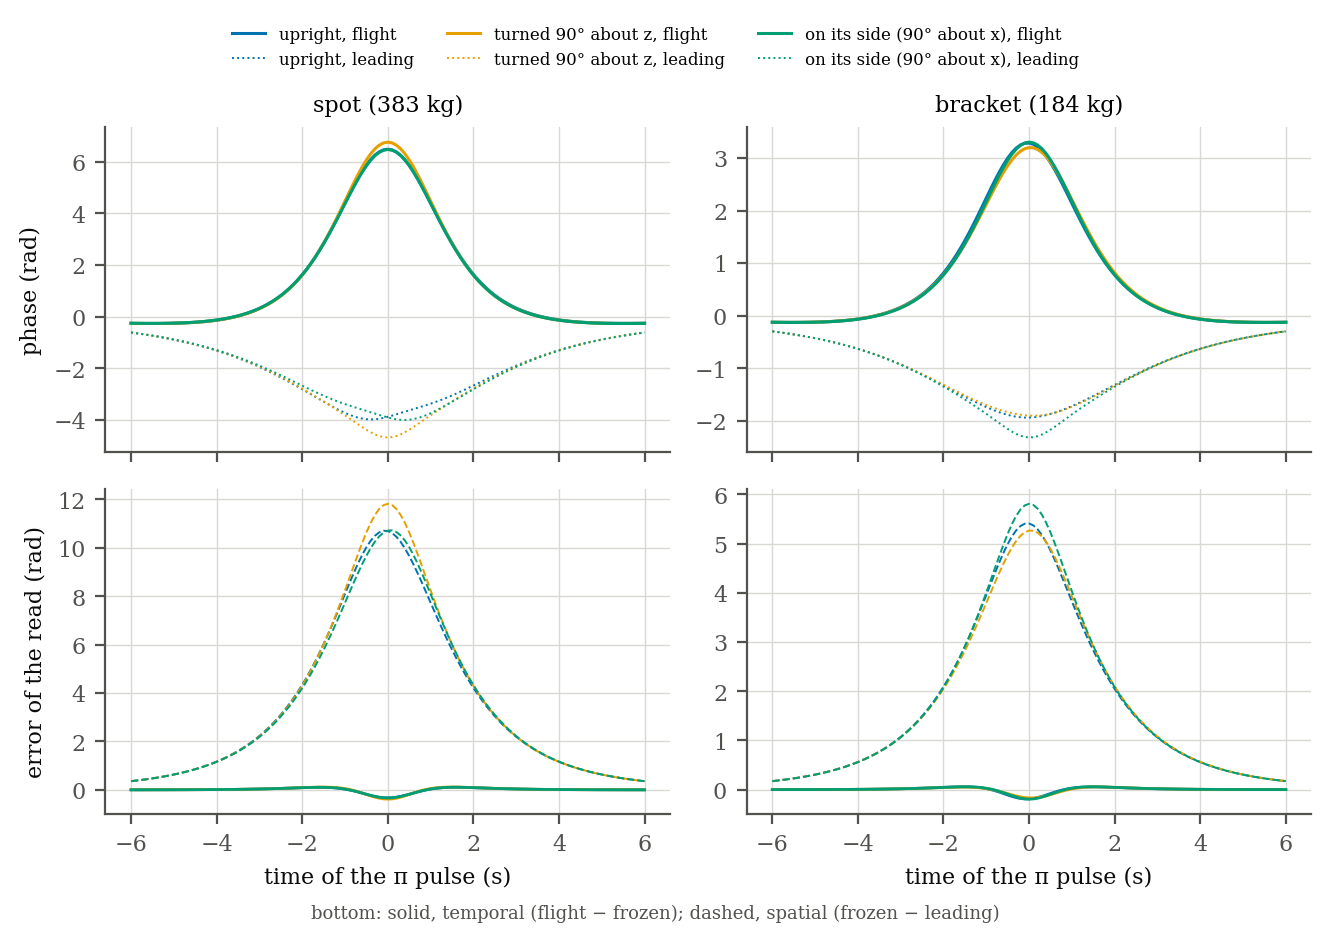

Reproduce this figure in Python.
"""The paper's walk-past (Fig. 13c–d, Table 7) with the real phase, and where the instantaneous read holds.

    python walkpast.py map               # map.json: point-mass passes over speed × distance (C4)
    python walkpast.py bodies [names]    # walkpast-<name>.json: Spot, the CAD part, the bunny, 3 poses
    python walkpast.py effheight [names] # adds the read at the arms' effective height to those jsons
    python walkpast.py plot              # walkpast.pdf/.png, map.pdf/.png, walkpast.md

Geometry as the paper's (`exact-skin-and-partial-fill/shapes/exact.py passby`): each mesh (1 m largest
extent, ρ = 2700 kg/m³) with its centre of mass level with the lower launch point, 2 m from the
tower's axis, walking at 1.4 m/s along y; three poses. For each shot whose π pulse is at time t:

    flight   Cavendish's flight integral, body moving during the shot (crosschecked: C1)
    frozen   the same integral, body frozen where it is at t
    leading  k_eff T² [g_z(0, 0, Δr) − g_z(0, 0, 0)] with the body where it is at t (the paper's)

Quadrature: Gauss order 6, panels ≤ 0.1 s, the engine's default rule (against order 16 at 0.01 s it
is off by 3e-13 relative on the point-mass walk). The bunny (69 664 triangles) is read every 0.2 s
over ±5 s, the others every 0.1 s over ±6 s.
"""

from __future__ import annotations

import json
import sys
import time
from dataclasses import replace
from pathlib import Path

import matplotlib.pyplot as plt
import numpy as np

import flight as F
import style as S

HERE = Path(__file__).resolve().parent
sys.path.insert(0, str(HERE.parent / "exact-skin-and-partial-fill" / "shapes"))
import shapes_lib as L  # noqa: E402

INS = replace(F.AION10, order = 6, panel = 0.1)
SPEED, OFFSET = 1.4, 2.0
TIMES = np.round(np.arange(-6.0, 6.0 + 1e-9, 0.1), 10)
TIMES_FOR = {"bunny": np.round(np.arange(-5.0, 5.0 + 1e-9, 0.2), 10)}
POSES = {"upright": np.eye(3), "turned 90° about z": L.rot_about(np.array([0, 0, 1.0]), 90.0),
         "on its side (90° about x)": L.rot_about(np.array([1.0, 0, 0]), 90.0)}
BODIES = ["spot", "bracket", "bunny"]
Z_EFF = F.effective_height(INS)
TOWER = np.zeros(3)


# ======================================= POINT-MASS MAP =======================================


def _three_reads(pot: F.Potential, fld: F.Field, times: np.ndarray, ins: F.Instrument = INS
                 ) -> tuple[np.ndarray, np.ndarray, np.ndarray]:
    fl = np.array([F.flight_phase(pot, ins, TOWER, t - ins.half) for t in times])
    fr = np.array([F.frozen_phase(pot, ins, TOWER, t - ins.half) for t in times])
    le = np.array([F.leading_phase(fld, ins, TOWER, t) for t in times])
    return fl, fr, le


def point_map() -> None:
    """A point mass (mass cancels in every ratio) passing along y at speed v, closest approach d
    horizontally, level with the lower launch point (z = 0) or midway (z = 5 m)."""
    speeds = np.geomspace(0.1, 30.0, 16)
    dists = np.array([1.0, 1.5, 2.0, 3.0, 5.0, 7.0, 10.0, 20.0])
    out: dict[str, object] = {"speeds_m_s": speeds.tolist(), "distances_m": dists.tolist(), "z": {}}
    law_checks = []
    for z in (0.0, 5.0):
        temporal = np.zeros((len(dists), len(speeds)))
        temporal_peak = np.zeros_like(temporal)
        spatial = np.zeros(len(dists))
        spatial_eff = np.zeros(len(dists))
        for i, d in enumerate(dists):
            for j, v in enumerate(speeds):
                span = 6.0 * max(d, 2.0) / v  # the pass, six closest-approach times either side
                dt = min(span / 120.0, 0.25 * max(d, 2.0) / v)
                ts = np.arange(-span, span + 1e-12, dt)
                path = F.straight(np.array([d, 0.0, z]), np.array([0.0, v, 0.0]))
                fl, fr, le = _three_reads(F.point_potential(1.0, path), F.point_field(1.0, path), ts)
                peak = int(np.argmax(np.abs(fr)))
                scale = float(np.abs(fr).max())
                temporal[i, j] = float(np.abs(fl - fr).max() / scale)
                temporal_peak[i, j] = float((fl[peak] - fr[peak]) / fr[peak])
                if j == 0:
                    spatial[i] = float(np.abs(fr - le).max() / scale)
                    le_eff = np.array([F.leading_phase(F.point_field(1.0, path), INS, TOWER, t, Z_EFF) for t in ts])
                    spatial_eff[i] = float(np.abs(fr - le_eff).max() / scale)
                # C4: predicted −φ''T²/12 at the peak from the frozen series (central difference).
                if 0 < peak < len(ts) - 1 and abs(temporal_peak[i, j]) > 1e-3:
                    second = (fr[peak + 1] - 2 * fr[peak] + fr[peak - 1]) / dt**2
                    pred = second * INS.half**2 / 12.0 / fr[peak]
                    law_checks.append({"z": z, "d": float(d), "v": float(v), "measured": temporal_peak[i, j],
                                       "predicted": float(pred), "ratio": float(temporal_peak[i, j] / pred)})
            print(f"z={z:g} d={d:g}: temporal {np.array2string(temporal[i], precision = 2)}", flush = True)
        out["z"][f"{z:g}"] = {"temporal_max_over_peak": temporal.tolist(), "temporal_at_peak": temporal_peak.tolist(),
                              "spatial_max_over_peak": spatial.tolist(),
                              "spatial_eff_max_over_peak": spatial_eff.tolist()}
    ratios = np.array([c["ratio"] for c in law_checks])
    out["C4"] = {"checks": law_checks, "ratio_min": float(ratios.min()), "ratio_max": float(ratios.max()),
                 "pass": bool(np.all((ratios > 1 / 1.5) & (ratios < 1.5)))}
    print(f"C4: measured/predicted in [{ratios.min():.3f}, {ratios.max():.3f}] over {len(ratios)} cases")
    (HERE / "map.json").write_text(json.dumps(out))


# ======================================= BODIES =======================================


def _mesh_sources(tris: np.ndarray, rot: np.ndarray, path) -> tuple[F.Potential, F.Field]:
    t_rot = tris @ rot.T

    def potential(pts: np.ndarray, times: np.ndarray) -> np.ndarray:
        rel = pts - path(times)
        u, _ = L.sb.polyhedron_field(t_rot, np.ones((len(t_rot), 1)), rel, chunk = max(8, 300_000 // len(rel)),
                                     stable = True)
        return -L.RHO * u[0]

    def field(pts: np.ndarray, times: np.ndarray) -> np.ndarray:
        rel = pts - path(times)
        return L.RHO * L.g_mesh(t_rot, rel)[:, 2]
    return potential, field


def bodies(names: list[str]) -> None:
    for name in names:
        t0 = time.perf_counter()
        mesh = L.mesh_by_name(name)
        vol, cen, _, _ = L.body_moments(mesh.tris)
        tris = mesh.tris - cen[None, None, :]
        path = F.straight(np.array([OFFSET, 0.0, 0.0]), np.array([0.0, SPEED, 0.0]))
        times = TIMES_FOR.get(name, TIMES)
        res: dict[str, object] = {"t": times.tolist(), "mass_kg": L.RHO * vol, "triangles": len(mesh.faces),
                                  "poses": {}}
        for pose, rot in POSES.items():
            pot, fld = _mesh_sources(tris, rot, path)
            fl, fr, le = _three_reads(pot, fld, times)
            res["poses"][pose] = {"flight": fl.tolist(), "frozen": fr.tolist(), "leading": le.tolist()}
            print(f"{name} {pose}: peak flight {np.abs(fl).max():.4f}, frozen {np.abs(fr).max():.4f}, "
                  f"leading {np.abs(le).max():.4f} rad ({time.perf_counter() - t0:.0f} s)", flush = True)
        pot, fld = F.point_potential(L.RHO * vol, path), F.point_field(L.RHO * vol, path)
        fl, fr, le = _three_reads(pot, fld, times)
        res["poses"]["point mass"] = {"flight": fl.tolist(), "frozen": fr.tolist(), "leading": le.tolist()}
        res["seconds"] = time.perf_counter() - t0
        (HERE / f"walkpast-{name}.json").write_text(json.dumps(res))


def effheight(names: list[str]) -> None:
    """Adds `leading_eff` to each walkpast-<name>.json: the paper's read at the arms' effective
    height (flight.effective_height), cheap (two points per shot)."""
    for name in names:
        path_json = HERE / f"walkpast-{name}.json"
        res = json.loads(path_json.read_text(encoding = "utf-8"))
        times = np.array(res["t"])
        mesh = L.mesh_by_name(name)
        vol, cen, _, _ = L.body_moments(mesh.tris)
        tris = mesh.tris - cen[None, None, :]
        path = F.straight(np.array([OFFSET, 0.0, 0.0]), np.array([0.0, SPEED, 0.0]))
        for pose, rot in POSES.items():
            _, fld = _mesh_sources(tris, rot, path)
            res["poses"][pose]["leading_eff"] = [F.leading_phase(fld, INS, TOWER, t, Z_EFF) for t in times]
        fld = F.point_field(L.RHO * vol, path)
        res["poses"]["point mass"]["leading_eff"] = [F.leading_phase(fld, INS, TOWER, t, Z_EFF) for t in times]
        res["z_eff_m"] = Z_EFF
        path_json.write_text(json.dumps(res))
        print(name, "leading_eff added", flush = True)


# ======================================= PLOTS AND TABLE =======================================


def _summary(res: dict[str, object]) -> dict[str, dict[str, float]]:
    poses = {k: {r: np.array(v) for r, v in p.items()} for k, p in res["poses"].items()}
    out: dict[str, dict[str, float]] = {}
    for read in ("flight", "frozen", "leading", "leading_eff"):
        if read not in poses["upright"]:
            continue
        series = [poses[k][read] for k in POSES]
        peaks = [float(np.abs(s).max()) for s in series]
        spread = max(float(np.abs(a - b).max()) for a in series for b in series)
        out[read] = {"peaks": peaks, "point_peak": float(np.abs(poses["point mass"][read]).max()),
                     "spread": spread, "spread_over_peak": spread / max(peaks)}
    up = poses["upright"]
    out["upright_errors"] = {"temporal_max_over_peak": float(np.abs(up["flight"] - up["frozen"]).max()
                                                             / np.abs(up["frozen"]).max()),
                             "paper_total_max_over_peak": float(np.abs(up["flight"] - up["leading"]).max()
                                                                / np.abs(up["flight"]).max())}
    return out


def plot() -> None:
    S.apply()
    have = [n for n in BODIES if (HERE / f"walkpast-{n}.json").exists()]
    md = ["| body | read | peak upright / turned / on side (rad) | point mass (rad) | largest pose difference (rad) "
          "| over peak |", "|---|---|---|---|---|---|"]
    fig, axes = plt.subplots(2, len(have), figsize = (6.8, 4.2), squeeze = False, sharex = True)
    summary = {}
    for col, name in enumerate(have):
        res = json.loads((HERE / f"walkpast-{name}.json").read_text(encoding = "utf-8"))
        t = np.array(res["t"])
        s = _summary(res)
        summary[name] = s
        for read in ("leading", "leading_eff", "frozen", "flight"):
            if read not in s:
                continue
            r = s[read]
            md.append(f"| {name} | {read} | " + " / ".join(f"{p:.4f}" for p in r["peaks"])
                      + f" | {r['point_peak']:.4f} | {r['spread']:.3e} | {100 * r['spread_over_peak']:.1f} % |")
        ax, bx = axes[0, col], axes[1, col]
        for k, pose in enumerate(POSES):
            p = res["poses"][pose]
            ax.plot(t, p["flight"], color = S.SERIES[k], lw = 1.1, label = f"{pose}, flight")
            ax.plot(t, p["leading"], color = S.SERIES[k], lw = 0.7, ls = ":", label = f"{pose}, leading")
            bx.plot(t, np.array(p["flight"]) - np.array(p["frozen"]), color = S.SERIES[k], lw = 1.0)
            bx.plot(t, np.array(p["frozen"]) - np.array(p["leading"]), color = S.SERIES[k], lw = 0.7, ls = "--")
        ax.set_title(f"{name} ({res['mass_kg']:.0f} kg)", fontsize = 8)
        bx.set_xlabel("time of the π pulse (s)")
    axes[0, 0].set_ylabel("phase (rad)")
    axes[1, 0].set_ylabel("error of the read (rad)")
    h, lab = axes[0, 0].get_legend_handles_labels()
    fig.legend(h, lab, loc = "upper center", ncol = 3, fontsize = 6, bbox_to_anchor = (0.5, 1.07))
    fig.text(0.5, -0.01, "bottom: solid, temporal (flight − frozen); dashed, spatial (frozen − leading)",
             ha = "center", fontsize = 6.5, color = S.INK2)
    fig.tight_layout()
    fig.savefig(HERE / "walkpast.pdf")
    fig.savefig(HERE / "walkpast.png", dpi = 200)
    (HERE / "walkpast-summary.json").write_text(json.dumps(summary, indent = 1))
    if (HERE / "map.json").exists():
        plot_map(md)
    (HERE / "walkpast.md").write_text("\n".join(md) + "\n", encoding = "utf-8")


def plot_map(md: list[str]) -> None:
    m = json.loads((HERE / "map.json").read_text(encoding = "utf-8"))
    v, d = np.array(m["speeds_m_s"]), np.array(m["distances_m"])
    fig, axes = plt.subplots(1, 2, figsize = (6.8, 2.7), sharey = True)
    for ax, z in zip(axes, ("0", "5")):
        err = np.array(m["z"][z]["temporal_max_over_peak"])
        cs = ax.contourf(v, d, np.log10(np.maximum(err, 1e-8)), levels = np.arange(-6, 1.01, 0.5), cmap = "cividis")
        c = ax.contour(v, d, err, levels = [0.01, 0.1], colors = [S.ORANGE, S.VERMILION], linewidths = 1.2)
        ax.clabel(c, fmt = {0.01: "1 %", 0.1: "10 %"}, fontsize = 6.5)
        vv = np.geomspace(v.min(), v.max(), 50)
        ax.plot(vv, vv * 0.73, color = S.SKY, lw = 0.8, ls = "--")  # d = vT
        ax.set_xscale("log")
        ax.set_yscale("log")
        ax.set_xlabel("speed (m/s)")
        ax.set_title(f"point source {'level with the lower launch' if z == '0' else 'at mid-tower (5 m)'}",
                     fontsize = 8)
    axes[0].set_ylabel("closest approach (m)")
    cb = fig.colorbar(cs, ax = axes, shrink = 0.9)
    cb.set_label(r"$\log_{10}$ max|flight − frozen| / peak")
    fig.savefig(HERE / "map.pdf")
    fig.savefig(HERE / "map.png", dpi = 200)
    md += ["", "Point-mass passes: speed at which the temporal error (max over the pass, over the peak) reaches "
           "1 % and 10 %, by closest approach (z = 0 / z = 5 m).", "", "| d (m) | 1 % at v (m/s) | 10 % at v (m/s) |",
           "|---|---|---|"]
    for i, dd in enumerate(d):
        cells = []
        for lvl in (0.01, 0.1):
            vals = []
            for z in ("0", "5"):
                e = np.array(m["z"][z]["temporal_max_over_peak"])[i]
                k = np.nonzero(e >= lvl)[0]
                if len(k) == 0:
                    vals.append("> 30")
                elif k[0] == 0:
                    vals.append("< 0.1")
                else:
                    a, b = k[0] - 1, k[0]
                    x = (np.log(lvl) - np.log(e[a])) / (np.log(e[b]) - np.log(e[a]))
                    vals.append(f"{np.exp(np.log(v[a]) + x * (np.log(v[b]) - np.log(v[a]))):.2g}")
            cells.append(" / ".join(vals))
        md.append(f"| {dd:g} | " + " | ".join(cells) + " |")


if __name__ == "__main__":
    cmd = sys.argv[1]
    if cmd == "map":
        point_map()
    elif cmd == "effheight":
        effheight(sys.argv[2:] or BODIES)
    elif cmd == "bodies":
        bodies(sys.argv[2:] or BODIES)
    else:
        plot()
